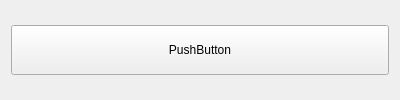
<?xml version="1.0" encoding="UTF-8"?>
<ui version="4.0">
 <class>Form</class>
 <widget class="QWidget" name="Form">
  <property name="geometry">
   <rect>
    <x>0</x>
    <y>0</y>
    <width>400</width>
    <height>100</height>
   </rect>
  </property>
  <property name="windowTitle">
   <string>Form</string>
  </property>
  <layout class="QHBoxLayout" name="horizontalLayout">
   <item>
    <widget class="QPushButton" name="pushButton">
     <property name="minimumSize">
      <size>
       <width>100</width>
       <height>50</height>
      </size>
     </property>
     <property name="text">
      <string>PushButton</string>
     </property>
    </widget>
   </item>
  </layout>
 </widget>
 <resources/>
 <connections/>
</ui>
